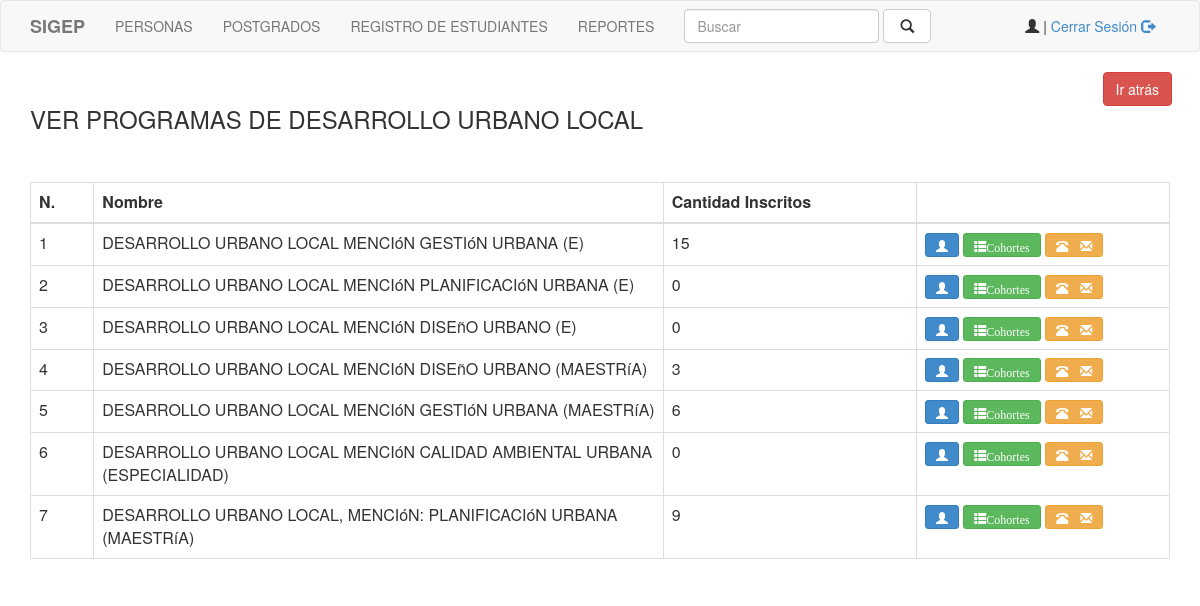
/php/postgrados/programas.php?postgrado_id=1, run on the app's committed database.
### tables this page shows
CREATE TABLE IF NOT EXISTS `postgrado` (
  `id` int(11) NOT NULL AUTO_INCREMENT,
  `codigo` varchar(10) NOT NULL,
  `nombre` varchar(150) NOT NULL,
  `sitio_web` varchar(100) DEFAULT NULL,
  `facultad_nucleo_id` int(11) NOT NULL,
  `direccion` varchar(250) NOT NULL,
  PRIMARY KEY (`id`),
  KEY `facultad_nucleo_id` (`facultad_nucleo_id`)
);

CREATE TABLE IF NOT EXISTS `programa` (
  `id` int(11) NOT NULL AUTO_INCREMENT,
  `nombre` varchar(150) NOT NULL,
  `codigo` varchar(6) NOT NULL,
  `grado_academico_id` int(11) NOT NULL,
  `codigo_opsu` varchar(5) DEFAULT NULL,
  `nombre_opsu` varchar(100) DEFAULT NULL,
  `estatus_programa_id` int(11) NOT NULL DEFAULT '1',
  `postgrado_id` int(11) NOT NULL,
  `area_conocimiento_id` int(11) NOT NULL,
  `codigo_access` int(11) DEFAULT NULL,
  PRIMARY KEY (`id`),
  KEY `postgrado_id` (`postgrado_id`),
  KEY `grado_academico_id` (`grado_academico_id`),
  KEY `area_conocimiento_id` (`area_conocimiento_id`)
);

### php/programas/listar.php (the view, shortened to what this page needs)
<?php
include "../../php/conexion.php";
$sql1= "select * FROM programa WHERE postgrado_id = ".$_GET["postgrado_id"];
$query1 = $con->query($sql1);
?>
<?php if($query1->num_rows>0):?>
<table class="table table-bordered table-hover">
<thead>
	<th width="5%">N.</th>
	<th width="45%">Nombre</th>
	<th width="20%">Cantidad Inscritos</th>
	<th width="20%"></th>
</thead>
<?php
$num = 0;
while ($r=$query1->fetch_array()):
$num++;
  $sql_p= "select count(*) as cantidad from estudiante_programa where programa_id = ".$r["id"];
  $query_p = $con->query($sql_p);
  if($query_p->num_rows>0){
	while ($r1=$query_p->fetch_object()){
	  $inscritos=$r1;
	  break;
	  }
	}
?>
<tr>
	<td><?php echo $num;?></td>
	<td><?php echo strtoupper($r["nombre"]); ?></td>
	<td><?php echo $inscritos->cantidad; ?></td>
	<td style="width:150px;">
		<a href="../../matricula.php?programa_id=<?php echo $r["id"];?>" class="btn btn-sm btn-primary"><span style="top: 0px;" class="glyphicon glyphicon-user"></span></a>
		<a href="../programas/cohortes.php?programa_id=<?php echo $r["id"];?>" class="btn btn-sm btn-success"><span style="top: 0px;" class="glyphicon glyphicon-th-list">Cohortes</span></a>
		<a href="../programas/datos_contactos.php?programa_id=<?php echo $r["id"];?>" class="btn btn-sm btn-warning" title="Datos Personal"><span style="top: 0px;" class="glyphicon glyphicon-phone-alt">&nbsp;<span style="top: 0px;" class="glyphicon glyphicon-envelope"></span></a>
	</td>
</tr>
<?php endwhile;?>
</table>
<?php else:?>
	<p class="alert alert-warning">No hay resultados</p>
<?php endif;?>

### php/postgrados/programas.php (shortened to what this page needs)
<?php
  include "../../php/conexion.php";
  $sql1= "select * from postgrado where id = ".$_GET["postgrado_id"];
  $query = $con->query($sql1);
  if($query->num_rows>0){
  while ($r=$query->fetch_object()){
    $programa=$r;
    break;
    }
  }
?>
<html>
	<head>
		<link rel="stylesheet" type="text/css" href="../../bootstrap/css/bootstrap.min.css">
	</head>
	<body>
	<?php include "../../php/navbar.php"; ?>
<div class="container">
<div class="row">
<div class="col-sm-1 col-sm-offset-11">
  <a href="../../postgrados.php" class="btn btn-danger">Ir atr&aacute;s</a>
</div>
<div class="col-md-12">
		<h3>VER PROGRAMAS DE <?php echo strtoupper($programa->nombre); ?></h3>
<br><br>
<?php include "../programas/listar.php"; ?>
</div>
</div>
</div>
	</body>
</html>

### data on the page
postgrado: nombre "DESARROLLO URBANO LOCAL"
programa: nombre "DESARROLLO URBANO LOCAL MENCIóN GESTIóN URBANA (E)", cantidad "15"
programa: nombre "DESARROLLO URBANO LOCAL MENCIóN PLANIFICACIóN URBANA (E)", cantidad "0"
programa: nombre "DESARROLLO URBANO LOCAL MENCIóN DISEñO URBANO (E)", cantidad "0"
programa: nombre "DESARROLLO URBANO LOCAL MENCIóN DISEñO URBANO (MAESTRíA)", cantidad "3"
programa: nombre "DESARROLLO URBANO LOCAL MENCIóN GESTIóN URBANA (MAESTRíA)", cantidad "6"
programa: nombre "DESARROLLO URBANO LOCAL MENCIóN CALIDAD AMBIENTAL URBANA (ESPECIALIDAD)", cantidad "0"
programa: nombre "DESARROLLO URBANO LOCAL, MENCIóN: PLANIFICACIóN URBANA (MAESTRíA)", cantidad "9"
